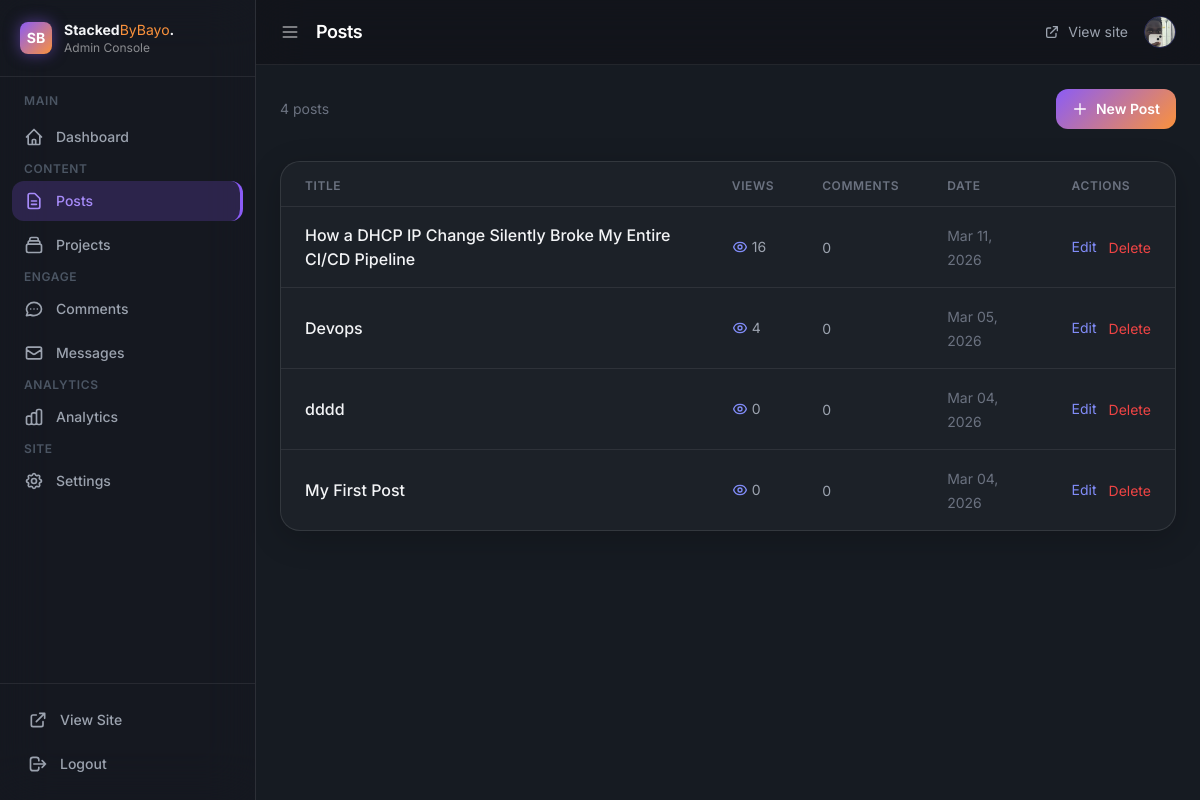
The app's page /admin/posts (signed in), older data.
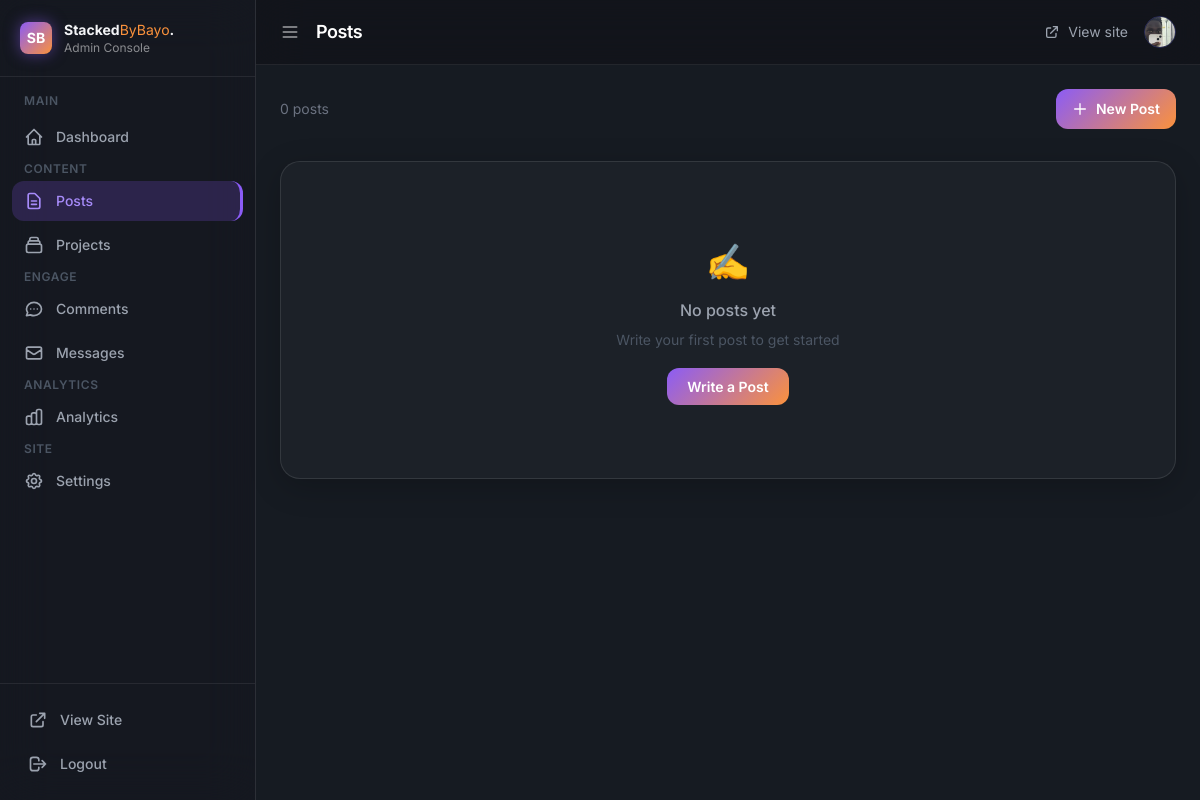
The same page, newer data.
### app/models.py (models this page shows)
class Post(db.Model):
    id = db.Column(db.Integer, primary_key=True)
    title = db.Column(db.String(200), nullable=False)
    body = db.Column(db.Text, nullable=False)
    created_at = db.Column(db.DateTime, default=datetime.utcnow)
    views = db.Column(db.Integer, default=0)
    comments = db.relationship('Comment', backref='post', lazy=True)

### app/__init__.py (the view)
    @app.route("/admin/posts")
    def admin_posts():
        if not session.get("admin"):
            return redirect(url_for("admin_login"))
        posts = Post.query.order_by(Post.created_at.desc()).all()
        return render_template("admin_posts.html", posts=posts, **admin_context())

### app/templates/admin_posts.html (shortened to what this page needs)
{% extends "admin_base.html" %}
{% block page_title %}Posts{% endblock %}
{% block content %}
<div class="flex justify-between items-center mb-8">
    <p class="text-gray-500 text-sm">{{ posts|length }} post{{ 's' if posts|length != 1 }}</p>
    <a href="/admin/post/new"
        class="gradient-bg text-white font-semibold px-4 py-2.5 rounded-xl hover:opacity-90 transition text-sm flex items-center gap-2">
        <svg class="w-4 h-4" fill="none" viewBox="0 0 24 24" stroke="currentColor">
            <path stroke-linecap="round" stroke-linejoin="round" stroke-width="2" d="M12 4v16m8-8H4"/>
        </svg>
        New Post
    </a>
</div>
{% if posts %}
<div class="glass-panel overflow-hidden">
    <table class="w-full">
        <thead>
            <tr class="border-b border-[rgba(255,255,255,0.08)] px-6">
                <th class="text-left text-xs font-semibold text-gray-500 uppercase tracking-wider pb-3 pt-4 px-6">Title</th>
                <th class="text-left text-xs font-semibold text-gray-500 uppercase tracking-wider pb-3 pt-4 px-6">Views</th>
                <th class="text-left text-xs font-semibold text-gray-500 uppercase tracking-wider pb-3 pt-4 px-6">Comments</th>
                <th class="text-left text-xs font-semibold text-gray-500 uppercase tracking-wider pb-3 pt-4 px-6">Date</th>
                <th class="text-left text-xs font-semibold text-gray-500 uppercase tracking-wider pb-3 pt-4 px-6">Actions</th>
            </tr>
        </thead>
        <tbody class="divide-y divide-[rgba(255,255,255,0.08)]">
            {% for post in posts %}
            <tr class="hover:bg-white/[0.03] transition">
                <td class="py-4 px-6">
                    <a href="/blog/{{ post.id }}" target="_blank"
                        class="font-medium hover:text-indigo-400 transition">
                        {{ post.title }}
                    </a>
                </td>
                <td class="py-4 px-6">
                    <span class="flex items-center gap-1 text-gray-400 text-sm">
                        {{ post.views or 0 }}
                    </span>
                </td>
                <td class="py-4 px-6">
                    <span class="text-gray-400 text-sm">{{ post.comments|length }}</span>
                </td>
                <td class="py-4 px-6">
                    <span class="text-gray-500 text-sm">{{ post.created_at.strftime('%b %d, %Y') }}</span>
                </td>
                <td class="py-4 px-6">
                    <div class="flex items-center gap-3">
                        <a href="/admin/post/{{ post.id }}/edit"
                            class="text-indigo-400 hover:text-indigo-300 text-sm transition">Edit</a>
                        <form method="POST" action="/admin/post/{{ post.id }}/delete"
                            onsubmit="return confirm('Delete this post?')">
                            <button type="submit"
                                class="text-red-500 hover:text-red-400 text-sm transition">Delete</button>
                        </form>
                    </div>
                </td>
            </tr>
            {% endfor %}
        </tbody>
    </table>
</div>
{% else %}
<div class="text-center py-20 glass-panel">
    <p class="text-4xl mb-4">✍️</p>
    <p class="text-gray-400 font-medium mb-2">No posts yet</p>
    <p class="text-gray-600 text-sm mb-6">Write your first post to get started</p>
    <a href="/admin/post/new" class="gradient-bg text-white font-semibold px-5 py-2.5 rounded-xl text-sm hover:opacity-90 transition">
        Write a Post
    </a>
</div>
{% endif %}
{% endblock %}

### app/templates/admin_base.html (shortened to what this page needs)
<!DOCTYPE html>
<html lang="en">
<head>
    <script src="https://cdn.tailwindcss.com"></script>
</head>
<body class="min-h-screen flex text-gray-100">
    <aside id="sidebar" class="sidebar fixed top-0 left-0 h-full w-64 z-50 flex flex-col -translate-x-full lg:translate-x-0 transition-transform duration-300" style="background:rgba(20,20,30,0.4); backdrop-filter:blur(24px); border-right:1px solid rgba(255,255,255,0.1);">
        <div class="flex items-center gap-3 px-5 py-5 border-b border-[rgba(255,255,255,0.08)]">
            <div class="w-8 h-8 rounded-lg gradient-bg flex items-center justify-center text-white font-bold text-sm shrink-0 shadow-[0_0_15px_rgba(139,92,246,0.5)]">SB</div>
            <div class="logo-text">
                <p class="font-bold text-sm">Stacked<span style="color:#fb923c;font-weight:400;">ByBayo</span>.</p>
                <p class="text-[rgba(255,255,255,0.5)] text-xs">Admin Console</p>
            </div>
        </div>
        <nav class="flex-1 px-3 py-4 space-y-1 overflow-y-auto">
            <p class="label text-gray-600 text-xs font-semibold uppercase tracking-wider px-3 mb-2">Main</p>
            <a href="/admin" class="nav-item {% if request.path == '/admin' %}active{% endif %} flex items-center gap-3 px-3 py-2.5 rounded-xl text-gray-400 text-sm font-medium">
                <svg class="nav-icon w-5 h-5 shrink-0" fill="none" viewBox="0 0 24 24" stroke="currentColor">
                    <path stroke-linecap="round" stroke-linejoin="round" stroke-width="2" d="M3 12l2-2m0 0l7-7 7 7M5 10v10a1 1 0 001 1h3m10-11l2 2m-2-2v10a1 1 0 01-1 1h-3m-6 0a1 1 0 001-1v-4a1 1 0 011-1h2a1 1 0 011 1v4a1 1 0 001 1m-6 0h6"/>
                </svg>
                <span class="label">Dashboard</span>
            </a>
            <p class="label text-gray-600 text-xs font-semibold uppercase tracking-wider px-3 mt-4 mb-2">Content</p>
            <a href="/admin/posts" class="nav-item {% if '/admin/post' in request.path %}active{% endif %} flex items-center gap-3 px-3 py-2.5 rounded-xl text-gray-400 text-sm font-medium">
                <svg class="nav-icon w-5 h-5 shrink-0" fill="none" viewBox="0 0 24 24" stroke="currentColor">
                    <path stroke-linecap="round" stroke-linejoin="round" stroke-width="2" d="M9 12h6m-6 4h6m2 5H7a2 2 0 01-2-2V5a2 2 0 012-2h5.586a1 1 0 01.707.293l5.414 5.414a1 1 0 01.293.707V19a2 2 0 01-2 2z"/>
                </svg>
                <span class="label">Posts</span>
            </a>
            <a href="/admin/projects" class="nav-item {% if '/admin/project' in request.path %}active{% endif %} flex items-center gap-3 px-3 py-2.5 rounded-xl text-gray-400 text-sm font-medium">
                <span class="label">Projects</span>
            </a>
            <p class="label text-gray-600 text-xs font-semibold uppercase tracking-wider px-3 mt-4 mb-2">Engage</p>
            <a href="/admin/comments" class="nav-item {% if '/admin/comment' in request.path %}active{% endif %} flex items-center gap-3 px-3 py-2.5 rounded-xl text-gray-400 text-sm font-medium">
                <span class="label">Comments</span>
            </a>
            <a href="/admin/messages" class="nav-item {% if '/admin/message' in request.path %}active{% endif %} flex items-center gap-3 px-3 py-2.5 rounded-xl text-gray-400 text-sm font-medium">
                <svg class="nav-icon w-5 h-5 shrink-0" fill="none" viewBox="0 0 24 24" stroke="currentColor">
                    <path stroke-linecap="round" stroke-linejoin="round" stroke-width="2" d="M3 8l7.89 5.26a2 2 0 002.22 0L21 8M5 19h14a2 2 0 002-2V7a2 2 0 00-2-2H5a2 2 0 00-2 2v10a2 2 0 002 2z"/>
                </svg>
                <span class="label">Messages</span>
            </a>
            <p class="label text-gray-600 text-xs font-semibold uppercase tracking-wider px-3 mt-4 mb-2">Analytics</p>
            <a href="/admin" class="nav-item flex items-center gap-3 px-3 py-2.5 rounded-xl text-gray-400 text-sm font-medium">
                <span class="label">Analytics</span>
            </a>
            <p class="label text-gray-600 text-xs font-semibold uppercase tracking-wider px-3 mt-4 mb-2">Site</p>
            <a href="/admin/settings" class="nav-item {% if '/admin/settings' in request.path %}active{% endif %} flex items-center gap-3 px-3 py-2.5 rounded-xl text-gray-400 text-sm font-medium">
                <span class="label">Settings</span>
            </a>
        </nav>
        <div class="border-t border-[rgba(255,255,255,0.08)] p-4">
            <a href="/" target="_blank" class="nav-item flex items-center gap-3 px-3 py-2.5 rounded-xl text-gray-400 text-sm font-medium mb-1">
                <svg class="w-5 h-5 shrink-0" fill="none" viewBox="0 0 24 24" stroke="currentColor">
                    <path stroke-linecap="round" stroke-linejoin="round" stroke-width="2" d="M10 6H6a2 2 0 00-2 2v10a2 2 0 002 2h10a2 2 0 002-2v-4M14 4h6m0 0v6m0-6L10 14"/>
                </svg>
                <span class="label">View Site</span>
            </a>
            <a href="/admin/logout" class="nav-item flex items-center gap-3 px-3 py-2.5 rounded-xl text-gray-400 text-sm font-medium hover:text-red-400">
                <svg class="w-5 h-5 shrink-0" fill="none" viewBox="0 0 24 24" stroke="currentColor">
                    <path stroke-linecap="round" stroke-linejoin="round" stroke-width="2" d="M17 16l4-4m0 0l-4-4m4 4H7m6 4v1a3 3 0 01-3 3H6a3 3 0 01-3-3V7a3 3 0 013-3h4a3 3 0 013 3v1"/>
                </svg>
                <span class="label">Logout</span>
            </a>
        </div>
    </aside>
    <div id="main-content" class="flex-1 lg:ml-64 min-h-screen flex flex-col transition-all duration-300">
        <header class="sticky top-0 z-40 px-6 py-4 flex items-center justify-between" style="background:rgba(15,15,20,0.5); backdrop-filter:blur(24px); border-bottom:1px solid rgba(255,255,255,0.08);">
            <div class="flex items-center gap-4">
                <button id="toggle-sidebar" class="text-[rgba(255,255,255,0.6)] hover:text-white transition">
                    <svg class="w-5 h-5" fill="none" viewBox="0 0 24 24" stroke="currentColor">
                        <path stroke-linecap="round" stroke-linejoin="round" stroke-width="2" d="M4 6h16M4 12h16M4 18h16"/>
                    </svg>
                </button>
                <h1 class="text-lg font-semibold text-white tracking-tight">{% block page_title %}Dashboard{% endblock %}</h1>
            </div>
            <div class="flex items-center gap-4">
                <a href="/" target="_blank" class="text-gray-400 hover:text-white text-sm transition flex items-center gap-2">
                    <svg class="w-4 h-4" fill="none" viewBox="0 0 24 24" stroke="currentColor">
                        <path stroke-linecap="round" stroke-linejoin="round" stroke-width="2" d="M10 6H6a2 2 0 00-2 2v10a2 2 0 002 2h10a2 2 0 002-2v-4M14 4h6m0 0v6m0-6L10 14"/>
                    </svg>
                    View site
                </a>
                <div class="w-8 h-8 rounded-full overflow-hidden border border-indigo-500/30">
                    {% if profile_exists is defined and profile_exists %}
                    <img src="/static/uploads/profile.jpg" class="w-full h-full object-cover object-top">
                    {% else %}
                    <div class="w-full h-full gradient-bg flex items-center justify-center text-white text-sm font-bold">B</div>
                    {% endif %}
                </div>
            </div>
        </header>
        <main class="flex-1 p-6">
            {% block content %}{% endblock %}
        </main>
    </div>
</body>
</html>

### app/templates/admin_base.html (style rules this page uses)
body { font-family: 'Inter', sans-serif; background: #161B22; color: #f1f5f9; }
.gradient-bg { background: linear-gradient(135deg, #8b5cf6, #fb923c); }
.sidebar { transition: width 0.3s ease; }
.nav-item { transition: background 0.2s ease, color 0.2s ease; }
.nav-item.active { background: rgba(139,92,246,0.2); color: #a78bfa; border-right: 3px solid #8b5cf6; }
.nav-item.active .nav-icon { color: #a78bfa; }
#main-content { transition: margin-left 0.3s ease; }
.glass-panel { background: #1C2128; border: 1px solid rgba(255,255,255,0.1); border-radius: 20px; box-shadow: 0 8px 32px rgba(0,0,0,0.2); }

Row changes from the older to the newer data that the page shows:
removed Post: title "How a DHCP IP Change Silently Broke My Entire CI/CD Pipeline", views "16", comments|length "0", created_at "Mar 11, 2026"
removed Post: title "Devops", views "4", comments|length "0", created_at "Mar 05, 2026"
removed Post: title "dddd", views "0", comments|length "0", created_at "Mar 04, 2026"
removed Post: title "My First Post", views "0", comments|length "0", created_at "Mar 04, 2026"
Text that changed along with them:
{{ posts|length }}: "4" → "0"
text no longer shown: "TITLE VIEWS COMMENTS DATE ACTIONS"
text now shown: "✍️ No posts yet Write your first post to get started Write a Post"
